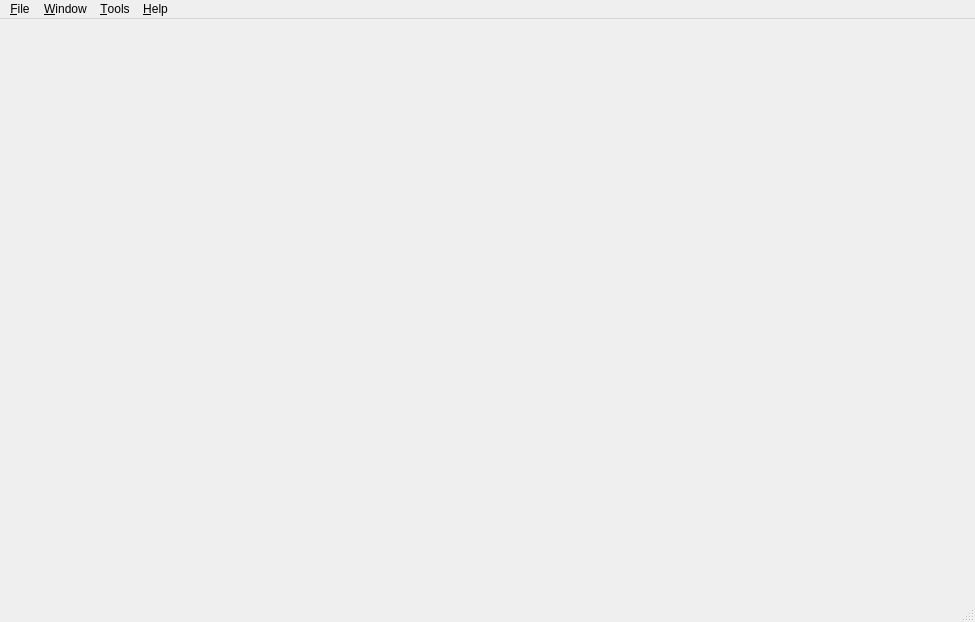
<?xml version="1.0" encoding="UTF-8"?>
<ui version="4.0">
 <class>MainWindow</class>
 <widget class="QMainWindow" name="MainWindow">
  <property name="geometry">
   <rect>
    <x>0</x>
    <y>0</y>
    <width>975</width>
    <height>622</height>
   </rect>
  </property>
  <property name="windowTitle">
   <string>MainWindow</string>
  </property>
  <widget class="QWidget" name="centralWidget">
   <layout class="QVBoxLayout" name="verticalLayout">
    <property name="leftMargin">
     <number>0</number>
    </property>
    <property name="topMargin">
     <number>0</number>
    </property>
    <property name="rightMargin">
     <number>0</number>
    </property>
    <property name="bottomMargin">
     <number>0</number>
    </property>
    <item>
     <widget class="ToolWindowManager" name="toolWindowManager" native="true"/>
    </item>
   </layout>
  </widget>
  <widget class="QMenuBar" name="menuBar">
   <property name="geometry">
    <rect>
     <x>0</x>
     <y>0</y>
     <width>975</width>
     <height>18</height>
    </rect>
   </property>
   <widget class="QMenu" name="menu_Tools">
    <property name="title">
     <string>&amp;Tools</string>
    </property>
    <addaction name="action_Resolve_Symbols"/>
    <addaction name="action_Log_Statistics"/>
    <addaction name="separator"/>
    <addaction name="action_Options"/>
    <addaction name="action_Manage_Replay_Devices"/>
   </widget>
   <widget class="QMenu" name="menu_File">
    <property name="title">
     <string>&amp;File</string>
    </property>
    <addaction name="action_Capture_Log"/>
    <addaction name="action_Attach_to_Running_Instance"/>
    <addaction name="action_Inject_into_Process"/>
    <addaction name="separator"/>
    <addaction name="action_Open_Log"/>
    <addaction name="action_Save_Log"/>
    <addaction name="actionC_lose_Log"/>
    <addaction name="separator"/>
    <addaction name="action_Recent_Logs"/>
    <addaction name="actionR_ecent_Capture_Settings"/>
    <addaction name="separator"/>
    <addaction name="action_Exit"/>
   </widget>
   <widget class="QMenu" name="menu_Window">
    <property name="title">
     <string>&amp;Window</string>
    </property>
    <widget class="QMenu" name="menu_Save_Layout">
     <property name="title">
      <string>&amp;Save Layout</string>
     </property>
     <addaction name="action_Default_Layout"/>
     <addaction name="separator"/>
     <addaction name="actionLayout_2"/>
     <addaction name="actionLayout_3"/>
     <addaction name="actionLayout_4"/>
     <addaction name="actionLayout_5"/>
     <addaction name="actionLayout_6"/>
     <addaction name="actionLayout_7"/>
    </widget>
    <widget class="QMenu" name="menu_Load_Layout">
     <property name="title">
      <string>&amp;Load Layout</string>
     </property>
     <addaction name="action_Default_Layout_2"/>
     <addaction name="separator"/>
     <addaction name="actionLayout_8"/>
     <addaction name="actionLayout_9"/>
     <addaction name="actionLayout_10"/>
     <addaction name="actionLayout_11"/>
     <addaction name="actionLayout_12"/>
     <addaction name="actionLayout_13"/>
    </widget>
    <addaction name="menu_Save_Layout"/>
    <addaction name="menu_Load_Layout"/>
    <addaction name="separator"/>
    <addaction name="actionP_ython_Shell"/>
    <addaction name="action_Event_Viewer"/>
    <addaction name="action_Texture_Viewer"/>
    <addaction name="action_Pipeline_State"/>
    <addaction name="action_API_Inspector"/>
    <addaction name="action_Mesh_Output"/>
    <addaction name="actionLog_Errors_and_Warnings"/>
    <addaction name="actionT_imeline"/>
   </widget>
   <widget class="QMenu" name="menu_Help">
    <property name="title">
     <string>&amp;Help</string>
    </property>
    <addaction name="actionView_Documentation"/>
    <addaction name="actionView_Diagnostic_Log_File"/>
    <addaction name="actionSend_Error_Report"/>
    <addaction name="separator"/>
    <addaction name="actionUpdate_available"/>
    <addaction name="separator"/>
    <addaction name="actionSource_on_github"/>
    <addaction name="actionBuild_Release_downloads"/>
    <addaction name="action_About"/>
   </widget>
   <addaction name="menu_File"/>
   <addaction name="menu_Window"/>
   <addaction name="menu_Tools"/>
   <addaction name="menu_Help"/>
  </widget>
  <widget class="QStatusBar" name="statusBar"/>
  <action name="action_Capture_Log">
   <property name="text">
    <string>&amp;Capture Log</string>
   </property>
   <property name="shortcut">
    <string>Ctrl+N</string>
   </property>
  </action>
  <action name="action_Attach_to_Running_Instance">
   <property name="text">
    <string>&amp;Attach to Running Instance</string>
   </property>
  </action>
  <action name="action_Inject_into_Process">
   <property name="text">
    <string>&amp;Inject into Process</string>
   </property>
  </action>
  <action name="action_Open_Log">
   <property name="text">
    <string>&amp;Open Log</string>
   </property>
   <property name="shortcut">
    <string>Ctrl+O</string>
   </property>
  </action>
  <action name="action_Save_Log">
   <property name="text">
    <string>&amp;Save Log</string>
   </property>
   <property name="shortcut">
    <string>Ctrl+S</string>
   </property>
  </action>
  <action name="actionC_lose_Log">
   <property name="text">
    <string>C&amp;lose Log</string>
   </property>
   <property name="shortcut">
    <string>Ctrl+W</string>
   </property>
  </action>
  <action name="action_Recent_Logs">
   <property name="text">
    <string>&amp;Recent Logs</string>
   </property>
  </action>
  <action name="actionR_ecent_Capture_Settings">
   <property name="text">
    <string>R&amp;ecent Capture Settings</string>
   </property>
  </action>
  <action name="action_Exit">
   <property name="text">
    <string>&amp;Exit</string>
   </property>
   <property name="shortcut">
    <string>Alt+F4</string>
   </property>
  </action>
  <action name="actionP_ython_Shell">
   <property name="text">
    <string>P&amp;ython Shell</string>
   </property>
  </action>
  <action name="action_Event_Viewer">
   <property name="text">
    <string>&amp;Event Viewer</string>
   </property>
  </action>
  <action name="action_Texture_Viewer">
   <property name="text">
    <string>&amp;Texture Viewer</string>
   </property>
  </action>
  <action name="action_Pipeline_State">
   <property name="text">
    <string>&amp;Pipeline State</string>
   </property>
  </action>
  <action name="action_API_Inspector">
   <property name="text">
    <string>&amp;API Inspector</string>
   </property>
  </action>
  <action name="action_Mesh_Output">
   <property name="text">
    <string>&amp;Mesh Output</string>
   </property>
  </action>
  <action name="actionLog_Errors_and_Warnings">
   <property name="text">
    <string>Log Errors and &amp;Warnings</string>
   </property>
  </action>
  <action name="actionT_imeline">
   <property name="text">
    <string>T&amp;imeline</string>
   </property>
  </action>
  <action name="actionLayout_1">
   <property name="text">
    <string>Layout 1</string>
   </property>
  </action>
  <action name="action_Default_Layout">
   <property name="text">
    <string>&amp;Default Layout</string>
   </property>
  </action>
  <action name="action_Default_Layout_2">
   <property name="text">
    <string>&amp;Default Layout</string>
   </property>
  </action>
  <action name="actionLayout_2">
   <property name="text">
    <string>Layout &amp;1</string>
   </property>
  </action>
  <action name="actionLayout_3">
   <property name="text">
    <string>Layout &amp;2</string>
   </property>
  </action>
  <action name="actionLayout_4">
   <property name="text">
    <string>Layout &amp;3</string>
   </property>
  </action>
  <action name="actionLayout_5">
   <property name="text">
    <string>Layout &amp;4</string>
   </property>
  </action>
  <action name="actionLayout_t">
   <property name="text">
    <string>Layout &amp;5</string>
   </property>
  </action>
  <action name="actionLayout_6">
   <property name="text">
    <string>Layout &amp;5</string>
   </property>
  </action>
  <action name="actionLayout_7">
   <property name="text">
    <string>Layout &amp;6</string>
   </property>
  </action>
  <action name="actionLayout_8">
   <property name="text">
    <string>Layout &amp;1</string>
   </property>
  </action>
  <action name="actionLayout_9">
   <property name="text">
    <string>Layout &amp;2</string>
   </property>
  </action>
  <action name="actionLayout_10">
   <property name="text">
    <string>Layout &amp;3</string>
   </property>
  </action>
  <action name="actionLayout_11">
   <property name="text">
    <string>Layout &amp;4</string>
   </property>
  </action>
  <action name="actionLayout_12">
   <property name="text">
    <string>Layout &amp;5</string>
   </property>
  </action>
  <action name="actionLayout_13">
   <property name="text">
    <string>Layout &amp;6</string>
   </property>
  </action>
  <action name="action_Resolve_Symbols">
   <property name="text">
    <string>&amp;Resolve Symbols</string>
   </property>
  </action>
  <action name="action_Log_Statistics">
   <property name="text">
    <string>&amp;Log Statistics</string>
   </property>
  </action>
  <action name="action_Options">
   <property name="text">
    <string>&amp;Options</string>
   </property>
  </action>
  <action name="action_Manage_Replay_Devices">
   <property name="text">
    <string>&amp;Manage Replay Devices</string>
   </property>
  </action>
  <action name="actionView_Documentation">
   <property name="text">
    <string>View &amp;Documentation</string>
   </property>
  </action>
  <action name="actionView_Diagnostic_Log_File">
   <property name="text">
    <string>View Diagnostic &amp;Log File</string>
   </property>
  </action>
  <action name="actionSend_Error_Report">
   <property name="text">
    <string>Send &amp;Error Report</string>
   </property>
  </action>
  <action name="actionUpdate_available">
   <property name="text">
    <string>Update available</string>
   </property>
  </action>
  <action name="actionSource_on_github">
   <property name="text">
    <string>Source on github</string>
   </property>
  </action>
  <action name="actionBuild_Release_downloads">
   <property name="text">
    <string>Build/Release downloads</string>
   </property>
  </action>
  <action name="action_About">
   <property name="text">
    <string>&amp;About</string>
   </property>
  </action>
 </widget>
 <layoutdefault spacing="6" margin="11"/>
 <customwidgets>
  <customwidget>
   <class>ToolWindowManager</class>
   <extends>QWidget</extends>
   <header>toolwindowmanager.h</header>
  </customwidget>
 </customwidgets>
 <resources/>
 <connections/>
</ui>
